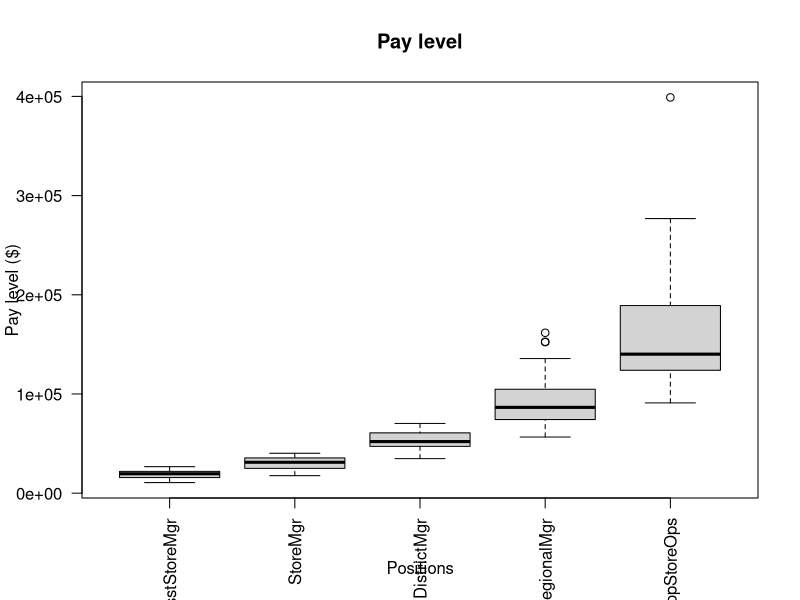
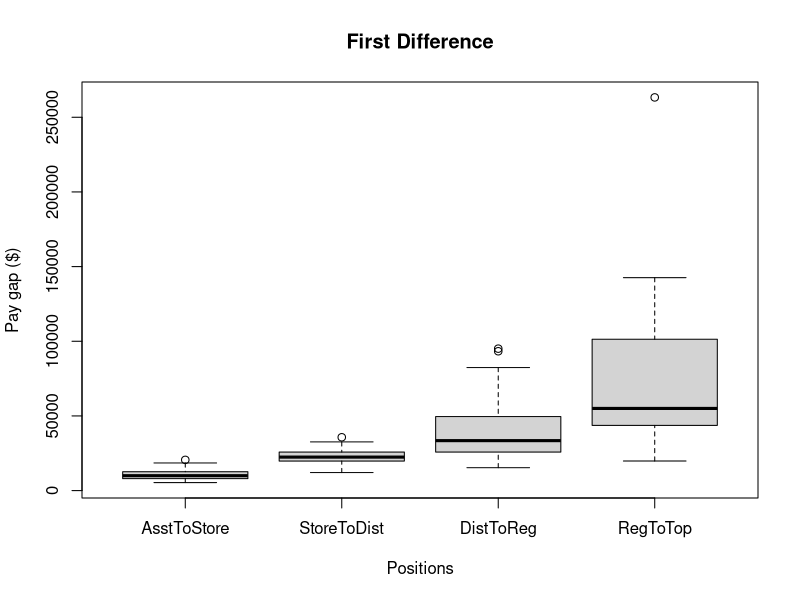
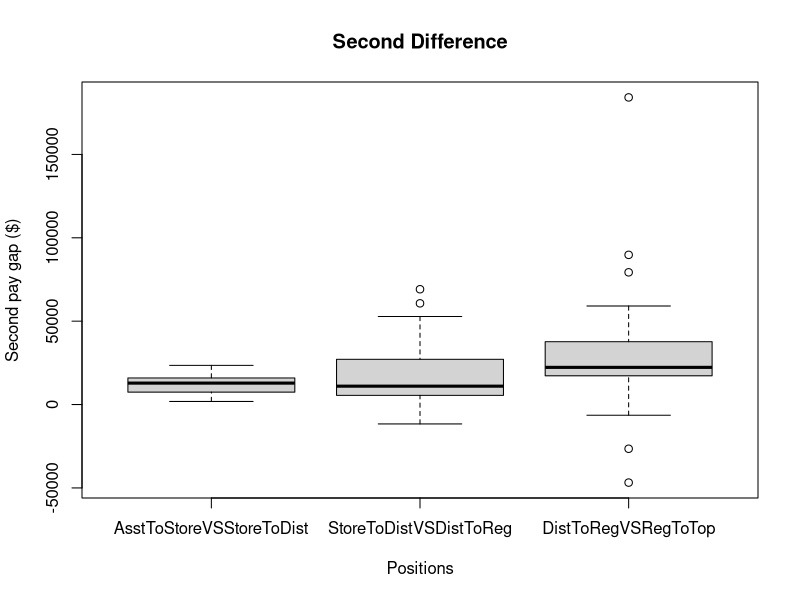

The R script that drew these images, in order:
setwd("~/Desktop/18-19 Thesis/R Calculations/1996 Ladders")
rm(list=ls())

noZoneNoArea <- read.csv("noZoneNoArea.csv")

# LEVEL
boxplot(noZoneNoArea[,2:ncol(noZoneNoArea)], xlab="Positions", ylab="Pay level ($)",
        main="Pay level", las = 2)


# FIRST DIFFERENCE
# Create dataframe
gap1 <- c("Code", "AsstToStore", "StoreToDist", "DistToReg", "RegToTop")
firstDiff <- data.frame(matrix(nrow = nrow(noZoneNoArea), ncol = ncol(noZoneNoArea) - 1), row.names = rownames(noZoneNoArea))
colnames(firstDiff) <- gap1

firstDiff$Code <- noZoneNoArea$code

firstDiff$AsstToStore <- noZoneNoArea$StoreMgr - noZoneNoArea$AsstStoreMgr
firstDiff$StoreToDist <- noZoneNoArea$DistrictMgr - noZoneNoArea$StoreMgr
firstDiff$DistToReg <- noZoneNoArea$RegionalMgr - noZoneNoArea$DistrictMgr
firstDiff$RegToTop <- noZoneNoArea$TopStoreOps - noZoneNoArea$RegionalMgr

boxplot(firstDiff[,2:ncol(firstDiff)], xlab="Positions", ylab="Pay gap ($)",
        main="First Difference")


# SECOND DIFFERENCE
# Create dataframe
gap2 <- c("Code", "AsstToStoreVSStoreToDist", "StoreToDistVSDistToReg", "DistToRegVSRegToTop")
secondDiff <- data.frame(matrix(nrow = nrow(noZoneNoArea), ncol = ncol(firstDiff)-1), row.names = rownames(noZoneNoArea))
colnames(secondDiff) <- gap2

secondDiff$Code <- firstDiff$Code

secondDiff$AsstToStoreVSStoreToDist <- firstDiff$StoreToDist - firstDiff$AsstToStore
secondDiff$StoreToDistVSDistToReg <- firstDiff$DistToReg - firstDiff$StoreToDist
secondDiff$DistToRegVSRegToTop <- firstDiff$RegToTop - firstDiff$DistToReg

boxplot(secondDiff[,2:ncol(secondDiff)], xlab="Positions", ylab="Second pay gap ($)",
        main="Second Difference")















